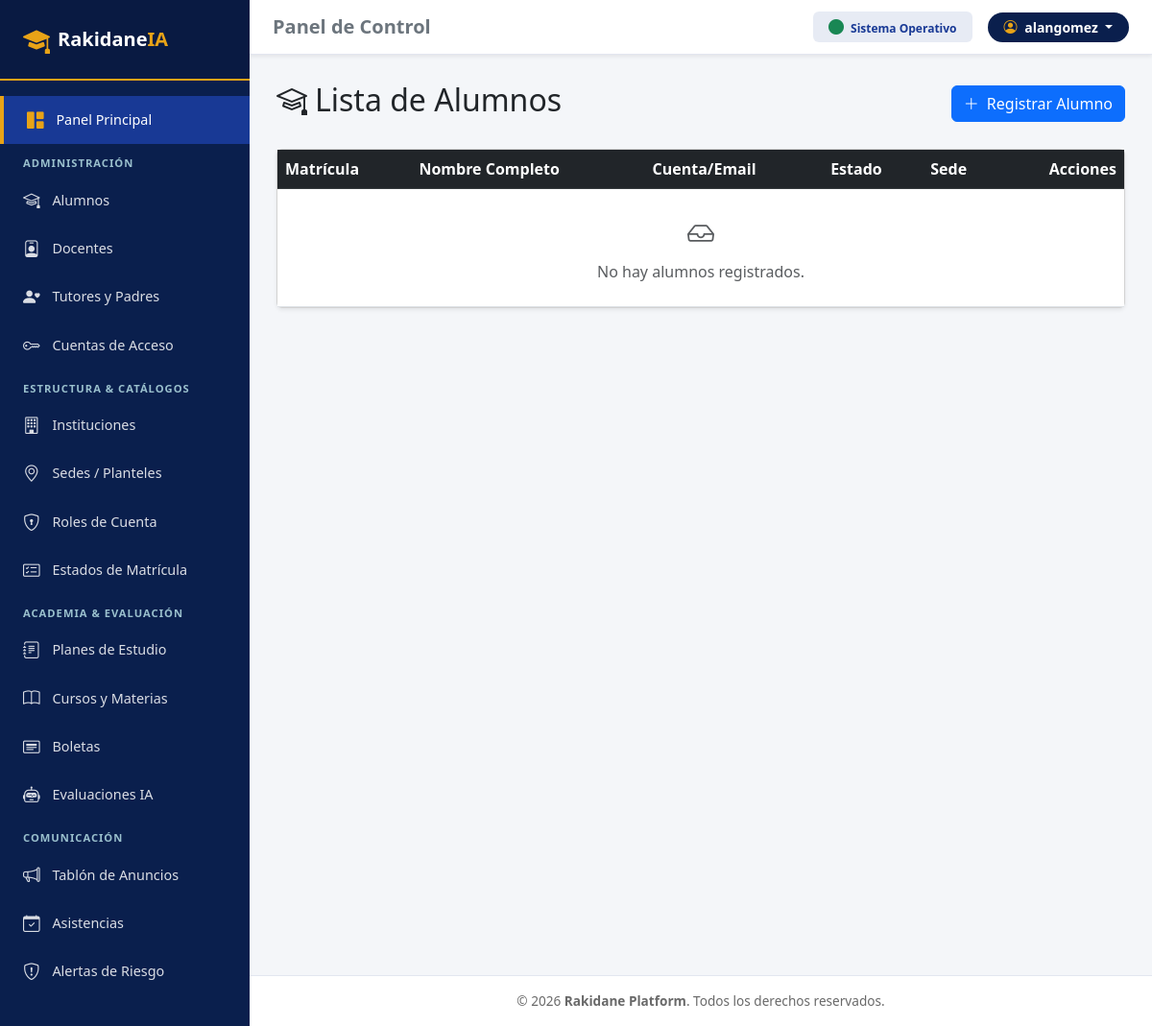
Before: /usuarios/alumnos/ (signed in) with the older database file.
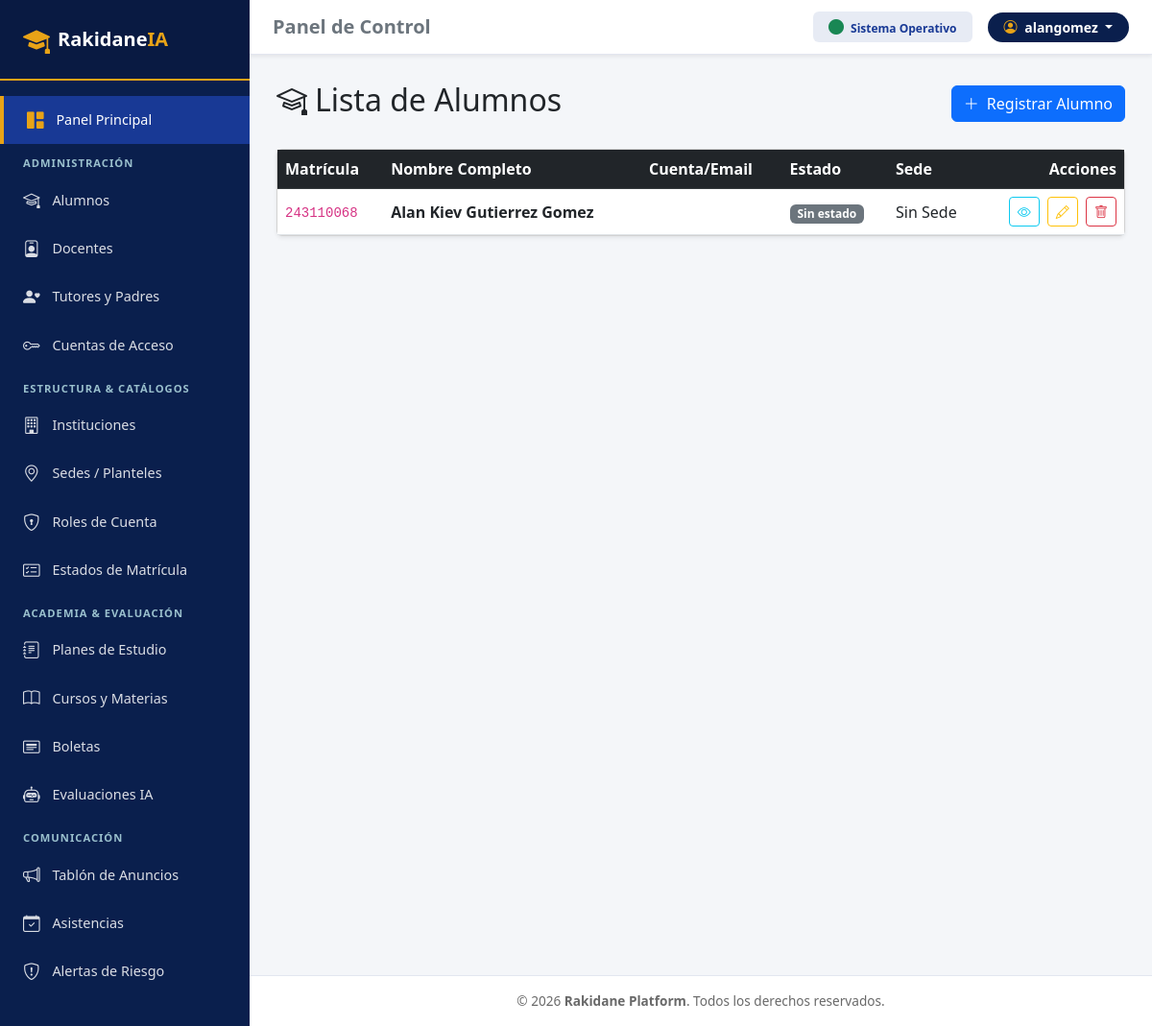
After: the same page with the newer database file.
### usuarios/models.py (models this page shows, shortened)
class Alumno(models.Model):
    id_alumno = models.UUIDField(primary_key=True, default=uuid.uuid4, editable=False)
    id_cuenta = models.OneToOneField(CuentaAcceso, on_delete=models.SET_NULL, db_column='id_cuenta', null=True, blank=True)
    id_sede = models.ForeignKey('institucion.Sede', on_delete=models.SET_NULL, null=True, blank=True, db_column='id_sede')
    id_estado_matricula = models.ForeignKey(EstadoMatricula, on_delete=models.PROTECT, db_column='id_estado_matricula', null=True, blank=True)
    nombres = models.CharField(max_length=100)
    apellido_paterno = models.CharField(max_length=100)
    apellido_materno = models.CharField(max_length=100, blank=True, null=True)
    matricula_expediente = models.CharField(max_length=50, unique=True)
    curp_dni = models.CharField(max_length=30, blank=True, null=True)
    fecha_nacimiento = models.DateField(blank=True, null=True)
    genero = models.CharField(max_length=20, blank=True, null=True)
    telefono_personal = models.CharField(max_length=20, blank=True, null=True)
    direccion_domicilio = models.TextField(blank=True, null=True)
    foto_perfil_url = models.URLField(blank=True, null=True)
    creado_en = models.DateTimeField(auto_now_add=True)
    class Meta:
        db_table = 'alumno'

### usuarios/views.py (the view)
# urls.py: path('alumnos/', login_required(AlumnoListView.as_view()), name='alumno_list'),
class AlumnoListView(ListView):
    model = Alumno
    template_name = 'usuarios/Alumnos/alumno_list.html'
    context_object_name = 'alumnos'

### usuarios/templates/usuarios/Alumnos/alumno_list.html (shortened to what this page needs)
{% extends "base.html" %}
{% block content %}
<div class="d-flex justify-content-between align-items-center mb-4">
    <h2><i class="bi bi-mortarboard me-2"></i>Lista de Alumnos</h2>
    <a href="{% url 'alumno_create' %}" class="btn btn-primary">
        <i class="bi bi-plus-lg me-1"></i> Registrar Alumno
    </a>
</div>
<div class="card shadow-sm">
    <div class="card-body p-0">
        <div class="table-responsive">
            <table class="table table-hover align-middle mb-0">
                <thead class="table-dark">
                    <tr>
                        <th>Matrícula</th>
                        <th>Nombre Completo</th>
                        <th>Cuenta/Email</th>
                        <th>Estado</th>
                        <th>Sede</th>
                        <th class="text-end">Acciones</th>
                    </tr>
                </thead>
                <tbody>
                    {% for alumno in alumnos %}
                    <tr>
                        <td><code>{{ alumno.matricula_expediente }}</code></td>
                        <td class="fw-bold">{{ alumno.nombres }} {{ alumno.apellido_paterno }} {{ alumno.apellido_materno|default:"" }}</td>
                        <td>{{ alumno.id_cuenta.email }}</td>
                        <td>
                            {% if alumno.id_estado_matricula %}
                                <span class="badge bg-info text-dark">{{ alumno.id_estado_matricula.nombre_estado }}</span>
                            {% else %}
                                <span class="badge bg-secondary">Sin estado</span>
                            {% endif %}
                        </td>
                        <td>{{ alumno.id_sede|default:"Sin Sede" }}</td>
                        <td class="text-end">
                            <a href="{% url 'alumno_detail' alumno.pk %}" class="btn btn-sm btn-outline-info me-1" title="Ver Detalle">
                                <i class="bi bi-eye"></i>
                            </a>
                            <a href="{% url 'alumno_update' alumno.pk %}" class="btn btn-sm btn-outline-warning me-1" title="Editar">
                                <i class="bi bi-pencil"></i>
                            </a>
                            <a href="{% url 'alumno_delete' alumno.pk %}" class="btn btn-sm btn-outline-danger" title="Eliminar">
                                <i class="bi bi-trash"></i>
                            </a>
                        </td>
                    </tr>
                    {% empty %}
                    <tr>
                        <td colspan="6" class="text-center py-4 text-muted">
                            <i class="bi bi-inbox fs-3 d-block mb-2"></i> No hay alumnos registrados.
                        </td>
                    </tr>
                    {% endfor %}
                </tbody>
            </table>
        </div>
    </div>
</div>
{% endblock %}

Changed rows visible on the page:
added Alumno: matricula_expediente "243110068", nombres "Alan Kiev", apellido_paterno "Gutierrez", apellido_materno "Gomez", shows "Sin estado", id_sede "Sin Sede"
Other visible differences:
text no longer shown: "No hay alumnos registrados."
